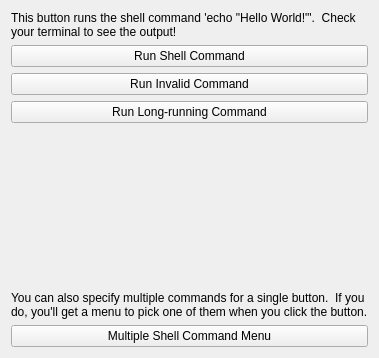
<?xml version="1.0" encoding="UTF-8"?>
<ui version="4.0">
 <class>Form</class>
 <widget class="QWidget" name="Form">
  <property name="geometry">
   <rect>
    <x>0</x>
    <y>0</y>
    <width>379</width>
    <height>358</height>
   </rect>
  </property>
  <property name="windowTitle">
   <string>Form</string>
  </property>
  <layout class="QVBoxLayout" name="verticalLayout">
   <item>
    <widget class="QLabel" name="label">
     <property name="sizePolicy">
      <sizepolicy hsizetype="Preferred" vsizetype="Maximum">
       <horstretch>0</horstretch>
       <verstretch>0</verstretch>
      </sizepolicy>
     </property>
     <property name="text">
      <string>This button runs the shell command 'echo &quot;Hello World!&quot;'.  Check your terminal to see the output!</string>
     </property>
     <property name="wordWrap">
      <bool>true</bool>
     </property>
    </widget>
   </item>
   <item>
    <widget class="PyDMShellCommand" name="PyDMShellCommand">
     <property name="toolTip">
      <string/>
     </property>
     <property name="whatsThis">
      <string/>
     </property>
     <property name="text">
      <string>Run Shell Command</string>
     </property>
     <property name="alarmSensitiveContent" stdset="0">
      <bool>false</bool>
     </property>
     <property name="alarmSensitiveBorder" stdset="0">
      <bool>true</bool>
     </property>
     <property name="PyDMToolTip" stdset="0">
      <string/>
     </property>
     <property name="channel" stdset="0">
      <string/>
     </property>
     <property name="PyDMIcon" stdset="0">
      <string/>
     </property>
     <property name="showConfirmDialog" stdset="0">
      <bool>false</bool>
     </property>
     <property name="runCommandsInFullShell" stdset="0">
      <bool>false</bool>
     </property>
     <property name="confirmMessage" stdset="0">
      <string>Are you sure you want to proceed?</string>
     </property>
     <property name="environmentVariables" stdset="0">
      <string/>
     </property>
     <property name="showIcon" stdset="0">
      <bool>true</bool>
     </property>
     <property name="redirectCommandOutput" stdset="0">
      <bool>true</bool>
     </property>
     <property name="allowMultipleExecutions" stdset="0">
      <bool>false</bool>
     </property>
     <property name="titles" stdset="0">
      <stringlist/>
     </property>
     <property name="commands" stdset="0">
      <stringlist>
       <string>echo &quot;Hello World!&quot;</string>
      </stringlist>
     </property>
     <property name="passwordProtected" stdset="0">
      <bool>false</bool>
     </property>
     <property name="password" stdset="0">
      <string/>
     </property>
     <property name="protectedPassword" stdset="0">
      <string/>
     </property>
     <property name="showCurrentlyRunningIndication" stdset="0">
      <bool>false</bool>
     </property>
    </widget>
   </item>
   <item>
    <widget class="PyDMShellCommand" name="PyDMShellCommand_3">
     <property name="toolTip">
      <string/>
     </property>
     <property name="whatsThis">
      <string/>
     </property>
     <property name="text">
      <string>Run Invalid Command</string>
     </property>
     <property name="alarmSensitiveContent" stdset="0">
      <bool>false</bool>
     </property>
     <property name="alarmSensitiveBorder" stdset="0">
      <bool>true</bool>
     </property>
     <property name="PyDMToolTip" stdset="0">
      <string/>
     </property>
     <property name="channel" stdset="0">
      <string/>
     </property>
     <property name="PyDMIcon" stdset="0">
      <string/>
     </property>
     <property name="showConfirmDialog" stdset="0">
      <bool>false</bool>
     </property>
     <property name="runCommandsInFullShell" stdset="0">
      <bool>false</bool>
     </property>
     <property name="confirmMessage" stdset="0">
      <string>Are you sure you want to proceed?</string>
     </property>
     <property name="environmentVariables" stdset="0">
      <string/>
     </property>
     <property name="showIcon" stdset="0">
      <bool>true</bool>
     </property>
     <property name="allowMultipleExecutions" stdset="0">
      <bool>false</bool>
     </property>
     <property name="titles" stdset="0">
      <stringlist/>
     </property>
     <property name="commands" stdset="0">
      <stringlist>
       <string>fooo</string>
      </stringlist>
     </property>
     <property name="passwordProtected" stdset="0">
      <bool>false</bool>
     </property>
     <property name="password" stdset="0">
      <string/>
     </property>
     <property name="protectedPassword" stdset="0">
      <string/>
     </property>
     <property name="showCurrentlyRunningIndication" stdset="0">
      <bool>true</bool>
     </property>
    </widget>
   </item>
   <item>
    <widget class="PyDMShellCommand" name="PyDMShellCommand_4">
     <property name="toolTip">
      <string/>
     </property>
     <property name="text">
      <string>Run Long-running Command</string>
     </property>
     <property name="alarmSensitiveContent" stdset="0">
      <bool>false</bool>
     </property>
     <property name="alarmSensitiveBorder" stdset="0">
      <bool>true</bool>
     </property>
     <property name="PyDMToolTip" stdset="0">
      <string/>
     </property>
     <property name="channel" stdset="0">
      <string/>
     </property>
     <property name="PyDMIcon" stdset="0">
      <string/>
     </property>
     <property name="showConfirmDialog" stdset="0">
      <bool>false</bool>
     </property>
     <property name="runCommandsInFullShell" stdset="0">
      <bool>true</bool>
     </property>
     <property name="confirmMessage" stdset="0">
      <string>Are you sure you want to proceed?</string>
     </property>
     <property name="environmentVariables" stdset="0">
      <string/>
     </property>
     <property name="showIcon" stdset="0">
      <bool>true</bool>
     </property>
     <property name="stdout" stdset="0">
      <enum>PyDMShellCommand::SHOW</enum>
     </property>
     <property name="stderr" stdset="0">
      <enum>PyDMShellCommand::SHOW</enum>
     </property>
     <property name="allowMultipleExecutions" stdset="0">
      <bool>false</bool>
     </property>
     <property name="titles" stdset="0">
      <stringlist>
       <string></string>
      </stringlist>
     </property>
     <property name="commands" stdset="0">
      <stringlist>
       <string>for i in {1..5}; do echo $i; sleep 1; done</string>
      </stringlist>
     </property>
     <property name="passwordProtected" stdset="0">
      <bool>false</bool>
     </property>
     <property name="password" stdset="0">
      <string/>
     </property>
     <property name="protectedPassword" stdset="0">
      <string/>
     </property>
     <property name="showCurrentlyRunningIndication" stdset="0">
      <bool>true</bool>
     </property>
    </widget>
   </item>
   <item>
    <spacer name="verticalSpacer">
     <property name="orientation">
      <enum>Qt::Vertical</enum>
     </property>
     <property name="sizeHint" stdset="0">
      <size>
       <width>20</width>
       <height>40</height>
      </size>
     </property>
    </spacer>
   </item>
   <item>
    <widget class="QLabel" name="label_2">
     <property name="text">
      <string>You can also specify multiple commands for a single button.  If you do, you'll get a menu to pick one of them when you click the button.</string>
     </property>
     <property name="wordWrap">
      <bool>true</bool>
     </property>
    </widget>
   </item>
   <item>
    <widget class="PyDMShellCommand" name="PyDMShellCommand_2">
     <property name="toolTip">
      <string/>
     </property>
     <property name="text">
      <string>Multiple Shell Command Menu</string>
     </property>
     <property name="alarmSensitiveContent" stdset="0">
      <bool>false</bool>
     </property>
     <property name="alarmSensitiveBorder" stdset="0">
      <bool>true</bool>
     </property>
     <property name="PyDMToolTip" stdset="0">
      <string/>
     </property>
     <property name="channel" stdset="0">
      <string/>
     </property>
     <property name="PyDMIcon" stdset="0">
      <string/>
     </property>
     <property name="showConfirmDialog" stdset="0">
      <bool>false</bool>
     </property>
     <property name="runCommandsInFullShell" stdset="0">
      <bool>true</bool>
     </property>
     <property name="confirmMessage" stdset="0">
      <string>Are you sure you want to proceed?</string>
     </property>
     <property name="environmentVariables" stdset="0">
      <string/>
     </property>
     <property name="showIcon" stdset="0">
      <bool>true</bool>
     </property>
     <property name="redirectCommandOutput" stdset="0">
      <bool>true</bool>
     </property>
     <property name="allowMultipleExecutions" stdset="0">
      <bool>false</bool>
     </property>
     <property name="titles" stdset="0">
      <stringlist>
       <string>Print &quot;Hello, World!&quot; to terminal</string>
       <string>Print current working directory to terminal</string>
       <string>Run Long-running Command</string>
      </stringlist>
     </property>
     <property name="commands" stdset="0">
      <stringlist>
       <string>echo &quot;Hello, World!&quot;</string>
       <string>pwd</string>
       <string>for i in {1..5}; do echo $i; sleep 1; done</string>
      </stringlist>
     </property>
     <property name="passwordProtected" stdset="0">
      <bool>false</bool>
     </property>
     <property name="password" stdset="0">
      <string/>
     </property>
     <property name="protectedPassword" stdset="0">
      <string/>
     </property>
     <property name="showCurrentlyRunningIndication" stdset="0">
      <bool>true</bool>
     </property>
    </widget>
   </item>
  </layout>
 </widget>
 <customwidgets>
  <customwidget>
   <class>PyDMShellCommand</class>
   <extends>QPushButton</extends>
   <header>pydm.widgets.shell_command</header>
  </customwidget>
 </customwidgets>
 <resources/>
 <connections/>
</ui>
